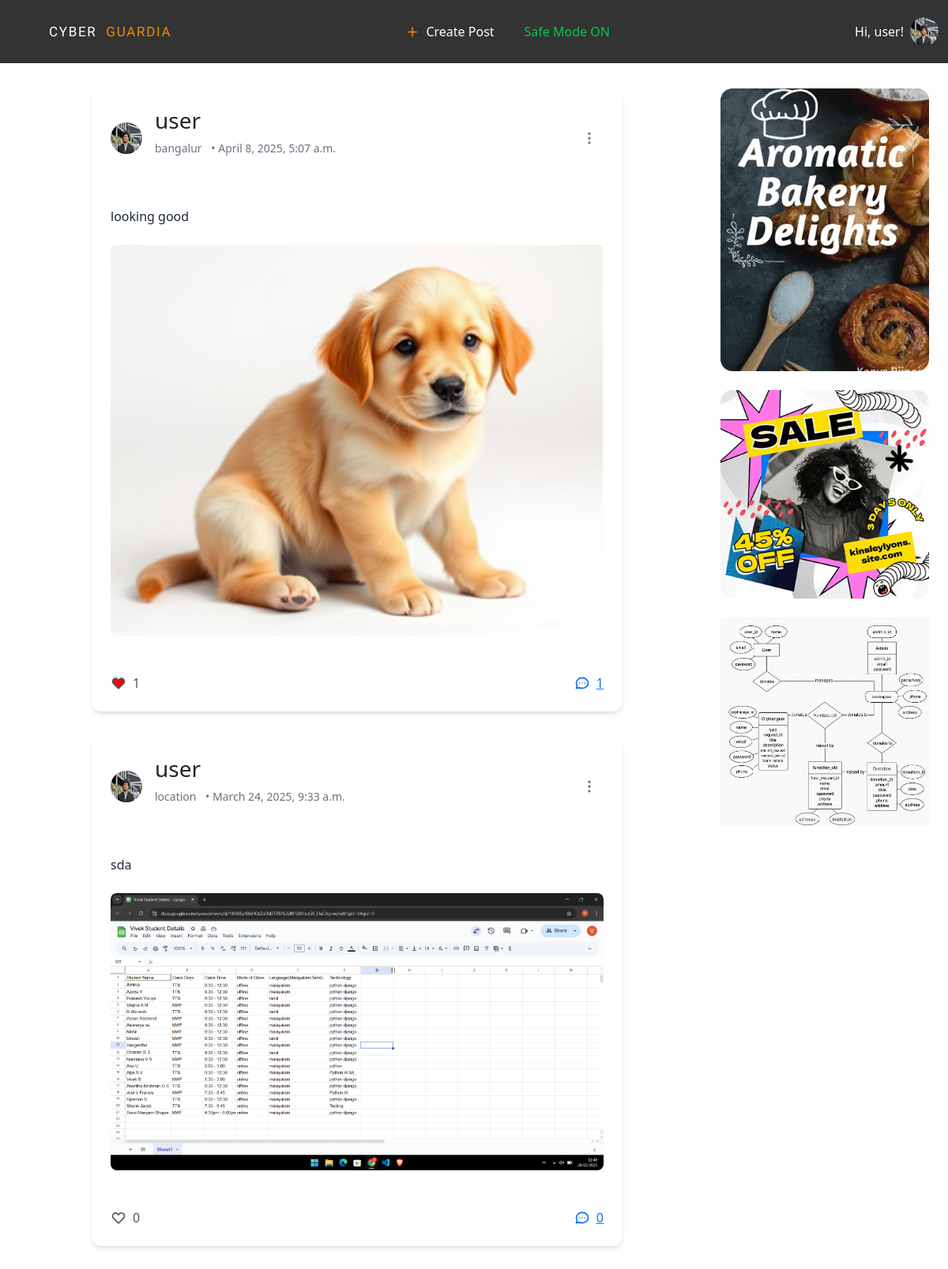
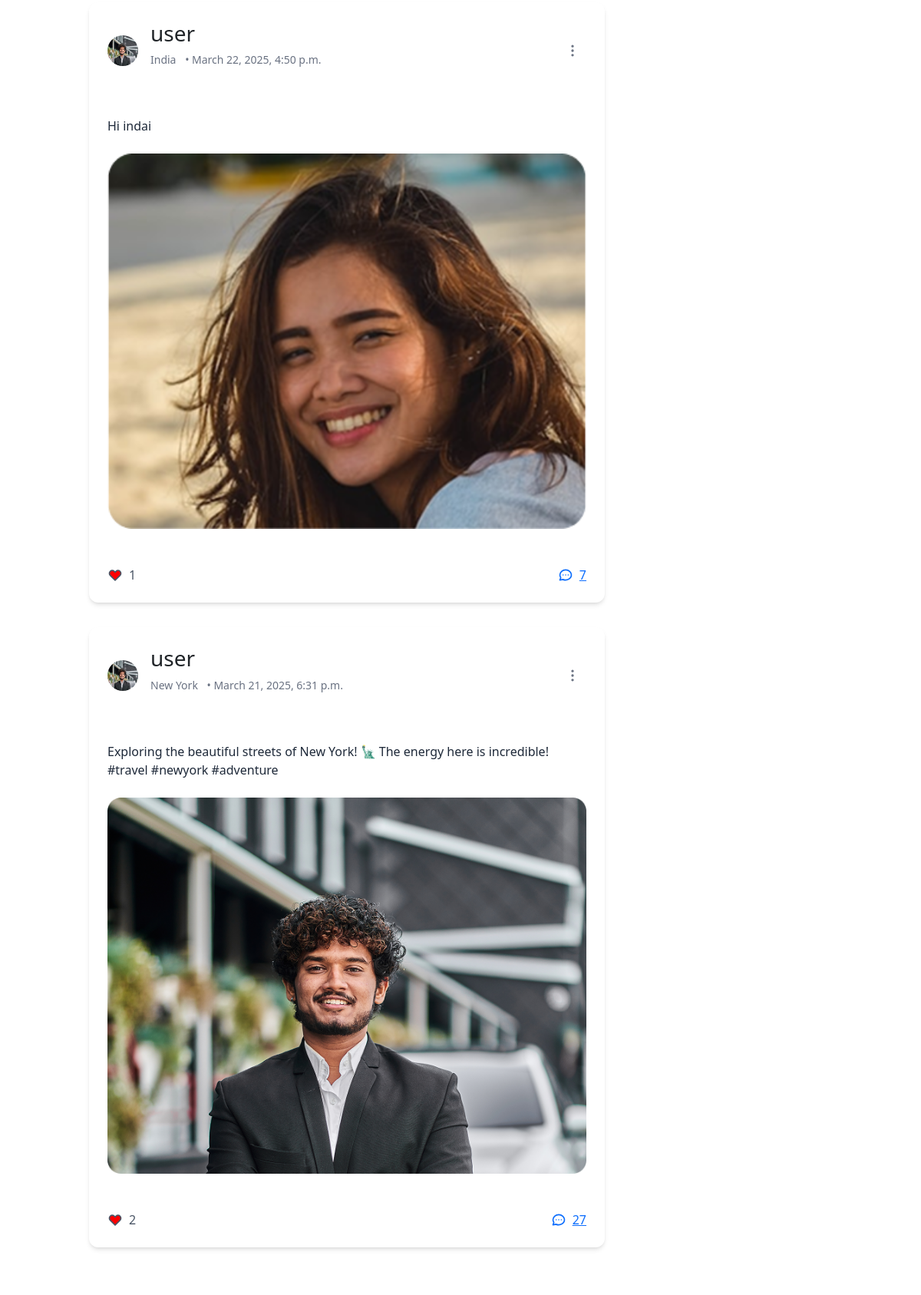
Page /posts/ (signed in, upper part) on the committed database (2 pictures, top to bottom).
### account/models.py (models this page shows)
class User(AbstractUser):
    USER_TYPE_CHOICES = (
        ('normal', 'Normal User'),
        ('advertiser', 'Advertiser'),
    )
    user_type = models.CharField(max_length=20, choices=USER_TYPE_CHOICES, default='normal')

### accounts/models.py (models this page shows, shortened)
class Profile(models.Model):
    user = models.OneToOneField(User, on_delete=models.CASCADE)
    area_of_interest = models.CharField(max_length=255, blank=True)
    age = models.IntegerField(null=True)
    country = models.CharField(max_length=20, null=True)
    state = models.CharField(max_length=20, null=True)
    safe_mode = models.BooleanField(default=True)
    profile_image = models.ImageField(upload_to='profile_images/', null=True, blank=True)

### posts/models.py (models this page shows, shortened)
class Post(models.Model):
    user = models.ForeignKey(User, on_delete=models.CASCADE)
    content = models.TextField(blank=True)
    location = models.CharField(max_length=255, blank=True)
    image = models.ImageField(upload_to='post_images/', blank=True, null=True)
    created_at = models.DateTimeField(auto_now_add=True)

class Comment(models.Model):
    user = models.ForeignKey(User, on_delete=models.CASCADE)
    post = models.ForeignKey(Post, on_delete=models.CASCADE, related_name="comments")
    text = models.TextField()
    created_at = models.DateTimeField(auto_now_add=True)
    flagged = models.BooleanField(default=False)
    reported = models.BooleanField(default=False)

### advertisers/models.py (models this page shows, shortened)
class Advertisements(models.Model):
    ADVERTISEMENT_TYPE_CHOICES = [
        ('lifestyle', 'Life Style'),
        ('food_cooking', 'Food and Cooking'),
        ('electronics_appliances', 'Electronics and Home Appliances'),
    ]
    advertiser = models.ForeignKey(Advertiser, on_delete=models.CASCADE)
    title = models.CharField(max_length=255)
    link = models.URLField()
    start_date = models.DateField()
    end_date = models.DateField()
    description = models.TextField()
    image = models.ImageField(upload_to='advertisements/')
    advertisement_type = models.CharField(max_length=30, choices=ADVERTISEMENT_TYPE_CHOICES, default='lifestyle')

### posts/views.py (the view)
# urls.py: path("", post_list, name="home"),
@never_cache
@login_required
def post_list(request):
    posts = Post.objects.all().order_by("-created_at")
    user_profile = Profile.objects.filter(user=request.user).first()
    user_interests = [interest.strip().lower().replace(" ", "") for interest in user_profile.area_of_interest.split(",")]
    ads = Advertisements.objects.filter(advertisement_type__in=user_interests)
    for post in posts:
        post.is_liked_by_user = post.likes.filter(user=request.user).exists()
    return render(request, "posts/post_list.html", {"posts": posts, "ads": ads})

### posts/templates/posts/post_list.html (shortened to what this page needs)
{% extends "base.html" %}
{% block content %}
<main class="max-w-7xl mx-auto px-4 py-8">
    <div class="grid md:grid-cols-4 gap-8">
        <div class="md:col-span-3">
            {% for post in posts %}
            <div
                class="max-w-2xl mx-auto bg-white rounded-xl shadow-md overflow-hidden mb-8"
            >
                <div class="p-4 flex items-center justify-between">
                    <div class="flex items-center space-x-4">
                        <img
                            src="{{ post.user.profile.profile_image.url }}"
                            alt="Profile"
                            class="w-10 h-10 rounded-full"
                        />
                        <div>
                            <h3 class="font-semibold text-gray-800">
                                {{ post.user.username }}
                            </h3>
                            <p class="text-sm text-gray-500">
                                <span class="mr-2">{{ post.location }}</span>
                                <span>• {{post.created_at}}</span>
                            </p>
                        </div>
                    </div>
                    <button
                        class="text-gray-500 hover:text-gray-700 p-2 rounded-full hover:bg-gray-100"
                    >
                        <svg
                            class="w-5 h-5"
                            fill="none"
                            stroke="currentColor"
                            viewBox="0 0 24 24"
                        >
                            <path
                                stroke-linecap="round"
                                stroke-linejoin="round"
                                stroke-width="2"
                                d="M12 5v.01M12 12v.01M12 19v.01M12 6a1 1 0 110-2 1 1 0 010 2zm0 7a1 1 0 110-2 1 1 0 010 2zm0 7a1 1 0 110-2 1 1 0 010 2z"
                            />
                        </svg>
                    </button>
                </div>
                <div class="p-4">
                    <p class="text-gray-800 mb-4">
                        {{post.content}}
                    </p>
                    <img
                        src="{{ post.image.url }}"
                        alt="Post"
                        class="w-full object-cover rounded-lg"
                    />
                </div>
                <div class="p-4 flex justify-between">
                    <button class="like-button flex items-center space-x-2 text-gray-600 hover:text-red-500" data-post-id="{{ post.id }}">
                        <svg id="like-icon-{{ post.id }}" class="w-5 h-5" fill="{% if post.is_liked_by_user %}red{% else %}none{% endif %}" stroke="currentColor" viewBox="0 0 24 24">
                            <path stroke-linecap="round" stroke-linejoin="round" stroke-width="2"
                                d="M4.318 6.318a4.5 4.5 0 000 6.364L12 20.364l7.682-7.682a4.5 4.5 0 00-6.364-6.364L12 7.636l-1.318-1.318a4.5 4.5 0 00-6.364 0z" />
                        </svg>
                        <span id="likes-count-{{ post.id }}">{{ post.likes.count }}</span>
                    </button>
                    <a href="{% url 'post_details' post.id %}" class="comment-button flex items-center space-x-2 text-gray-600 hover:text-blue-500" data-post-id="{{ post.id }}">
                        <svg class="w-5 h-5" fill="none" stroke="currentColor" viewBox="0 0 24 24">
                            <path stroke-linecap="round" stroke-linejoin="round" stroke-width="2"
                                d="M8 12h.01M12 12h.01M16 12h.01M21 12c0 4.418-4.03 8-9 8a9.863 9.863 0 01-4.255-.949L3 20l1.395-3.72C3.512 15.042 3 13.574 3 12c0-4.418 4.03-8 9-8s9 3.582 9 8z" />
                        </svg>
                        <span>{{ post.comments.all|length }}</span>
                    </a>
                </div>
            </div>
            {% endfor %}
        </div>
        <aside class="md:col-span-1">
            {% for ad in ads %}
            <div class="space-y-6">
                <div class="bg-white rounded-lg">
                    <a href="{% url 'advertisers:ad_click' ad.id %}"><img
                        src="{{ ad.image.url }}"
                        alt="Ad"
                        class="w-full object-fill mb-4"
                    /></a>
                </div>
            {% endfor %}
            </div>
        </aside>
    </div>
</main>
{% endblock %}

### templates/base.html (shortened to what this page needs)
{% load static %}
<!doctype html>
<html>
    <head>
        <script src="https://cdn.jsdelivr.net/npm/@tailwindcss/browser@4"></script>
        <link
            rel="stylesheet"
            href="https://cdnjs.cloudflare.com/ajax/libs/font-awesome/6.0.0/css/all.min.css"
        />
        <link
            href="https://cdn.jsdelivr.net/npm/bootstrap@5.3.3/dist/css/bootstrap.min.css"
            rel="stylesheet"
        />
        <link
            rel="stylesheet"
            href="https://cdnjs.cloudflare.com/ajax/libs/font-awesome/6.7.2/css/fontawesome.min.css"
        />
        <link
            href="https://cdn.jsdelivr.net/npm/bootstrap-icons/font/bootstrap-icons.css"
            rel="stylesheet"
        />
        <link rel="stylesheet" href="{% static 'css/index.css' %}" />
        <link rel="stylesheet" href="font.css" />
    </head>
    <body class="min-h-screen flex flex-col">
        <nav class="navbar navbar-expand-sm">
            <div class="container-fluid">
                <a class="navbar-brand logo" href="{% url 'home' %}">
                    <span class="logo_Blog_Color">CYBER</span>&nbsp;
                    <span class="logo_color">GUARDIA</span>
                </a>
                    <ul class="navbar-nav navbar_list mx-auto">
                        {% if request.user.user_type == 'normal' and not request.user.is_superuser %}
                        <li class="nav-item navbar_nav-item flex justify-center items-center">
                            <svg width="18" height="19" viewBox="0 0 18 19" fill="none" xmlns="http://www.w3.org/2000/svg">
                                <path d="M3.75 9.5H14.25" stroke="#F18C00" stroke-width="1.5" stroke-linecap="round" stroke-linejoin="round"/>
                                <path d="M9 4.25V14.75" stroke="#F18C00" stroke-width="1.5" stroke-linecap="round" stroke-linejoin="round"/>
                                </svg>
                                <a
                                class="nav-link navbar_links"
                                href="{% url 'create_post' %}"
                            >
                                Create Post
                            </a>
                        </li>
                        <li class="nav-item navbar_nav-item flex justify-center items-center">
                            <form action="{% url 'toggle_safe_mode' %}" method="POST">
                                <button type="submit">
                                    {% if request.user.profile.safe_mode %}
                                        <span class="text-green-500">Safe Mode ON</span>
                                    {% else %}
                                        <span class="text-red-500">Safe Mode OFF</span>
                                    {% endif %}
                                </button>
                            </form>
                        </li>
                        {% endif %}
                    </ul>
                    <div class="d-flex ms-auto">
                        {% if request.user.is_authenticated %}
                        <div class="relative" id="profile-dropdown">
                            <button
                                onclick="toggleProfileMenu()"
                                class="flex items-center gap-2 hover:text-orange-500 transition-colors cursor-pointer"
                            >
                                <div class="flex items-center gap-2">
                                    <span class="nav-link navbar_links"
                                        >Hi, {{user.username}}!</span
                                    >
                                    <img
                                        src="{% if user.profile.profile_image %}{{ user.profile.profile_image.url }}{% else %}{% static 'Images/images.png' %}{% endif %}"
                                        alt="Profile"
                                        class="w-9 h-9 rounded-full"
                                    />
                                </div>
                            </button>
                        </div>
                    </div>
                        {% endif %}
                    </div>
        </nav>
        {% block content %}
        {% endblock content %}
</body>
</html>

### rows in the picture
User: username "user", profile_image (picture)
Post: user.profile.profile_image (picture), user.username "user", location "bangalur", created_at "April 8, 2025, 5:07 a.m.", content "looking good", image (picture), likes.count "1", comments.all|length "1"
Post: user.profile.profile_image (picture), user.username "user", location "location", created_at "March 24, 2025, 9:33 a.m.", content "sda", image (picture), likes.count "0", comments.all|length "0"
Post: user.profile.profile_image (picture), user.username "user", location "India", created_at "March 22, 2025, 4:50 p.m.", content "Hi indai", image (picture), likes.count "1", comments.all|length "7"
Post: user.profile.profile_image (picture), user.username "user", location "New York", created_at "March 21, 2025, 6:31 p.m.", content "Exploring the beautiful streets of New York! 🗽 The energy here is incredible! #travel #newyork #adventure", image (picture), likes.count "2", comments.all|length "27"
Advertisements: image (picture)
Advertisements: image (picture)
Advertisements: image (picture)
